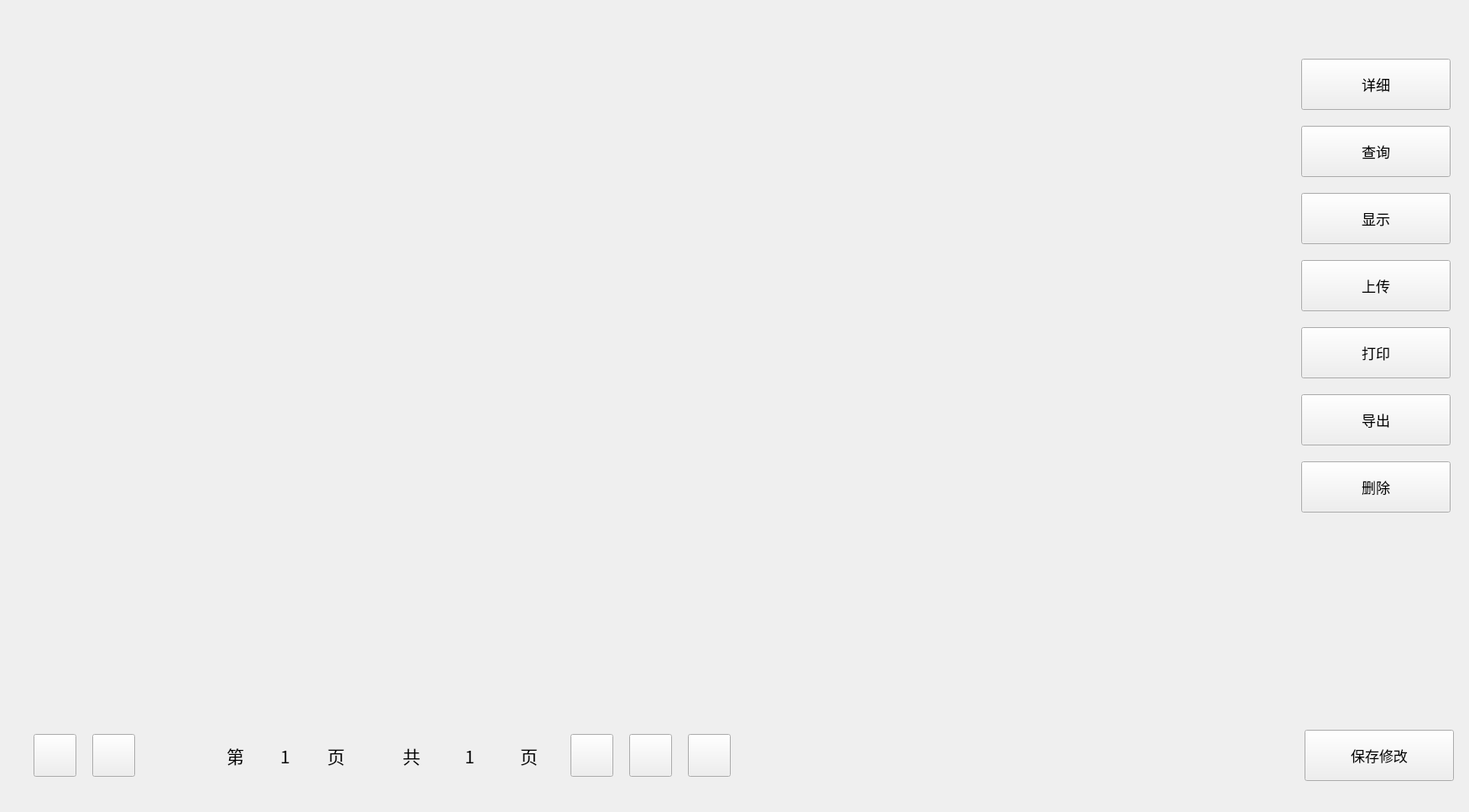
<?xml version="1.0" encoding="utf-8"?>
<ui version="4.0">
  <class>frmReportMaterial</class>
  <widget class="QWidget" name="frmReportMaterial">
    <property name="geometry">
      <rect>
        <x>0</x>
        <y>0</y>
        <width>1751</width>
        <height>968</height>
      </rect>
    </property>
    <property name="font">
      <font>
        <family>Noto Sans CJK SC</family>
        <pointsize>12</pointsize>
      </font>
    </property>
    <property name="windowTitle">
      <string>Form</string>
    </property>
    <widget class="QWidget" name="wgtReport" native="true">
      <property name="geometry">
        <rect>
          <x>19</x>
          <y>20</y>
          <width>1481</width>
          <height>921</height>
        </rect>
      </property>
      <layout class="QVBoxLayout" name="verticalLayout">
        <property name="spacing">
          <number>1</number>
        </property>
        <property name="leftMargin">
          <number>1</number>
        </property>
        <property name="topMargin">
          <number>1</number>
        </property>
        <property name="rightMargin">
          <number>1</number>
        </property>
        <property name="bottomMargin">
          <number>1</number>
        </property>
        <item>
          <layout class="QHBoxLayout" name="horizontalLayout_2">
            <property name="spacing">
              <number>0</number>
            </property>
            <property name="leftMargin">
              <number>5</number>
            </property>
            <property name="topMargin">
              <number>5</number>
            </property>
            <property name="rightMargin">
              <number>5</number>
            </property>
            <item>
              <widget class="QTableWidget" name="tableResultReportOne">
                <property name="maximumSize">
                  <size>
                    <width>504</width>
                    <height>16777215</height>
                  </size>
                </property>
                <property name="focusPolicy">
                  <enum>Qt::NoFocus</enum>
                </property>
                <property name="styleSheet">
                  <string notr="true">
QHeaderView{
	background-color: transparent;
}
QHeaderView::section {	
	color: #444444;
	font:bold 28px "Noto Sans CJK SC";
	text-align:left;
	height:40px;
	background-color: transparent;
	border:1px solid #DDDDDD;
	border-left:none;
	border-right:none;
	border-top:none;
}
QTableView::item:selected{
        background:#B7D7FF;    
}

QTableWidget{
gridline-color :#D6D6D6;
background-color: transparent;
alternate-background-color: #EEEEEE;
}
</string>
                </property>
                <property name="alternatingRowColors">
                  <bool>true</bool>
                </property>
                <property name="showGrid">
                  <bool>true</bool>
                </property>
                <property name="rowCount">
                  <number>0</number>
                </property>
                <property name="columnCount">
                  <number>0</number>
                </property>
                <attribute name="horizontalHeaderDefaultSectionSize">
                  <number>170</number>
                </attribute>
                <attribute name="horizontalHeaderStretchLastSection">
                  <bool>true</bool>
                </attribute>
                <attribute name="verticalHeaderVisible">
                  <bool>false</bool>
                </attribute>
              </widget>
            </item>
            <item>
              <widget class="QTableWidget" name="tablePatientInfo">
                <property name="minimumSize">
                  <size>
                    <width>0</width>
                    <height>0</height>
                  </size>
                </property>
                <property name="maximumSize">
                  <size>
                    <width>16777215</width>
                    <height>16777215</height>
                  </size>
                </property>
                <property name="styleSheet">
                  <string notr="true">
QHeaderView{
	background-color: transparent;
}
QHeaderView::section {	
	color: #444444;
	font:bold 28px "Noto Sans CJK SC";
	text-align:left;
	height:40px;
	background-color: transparent;
	border:1px solid #DDDDDD;
	border-left:none;
	border-right:none;
	border-top:none;
}
QTableView::item:selected{
        background:#B7D7FF;    
}

QTableWidget{
gridline-color :#D6D6D6;
background-color: transparent;
alternate-background-color: #EEEEEE;
}
</string>
                </property>
                <property name="alternatingRowColors">
                  <bool>true</bool>
                </property>
                <attribute name="verticalHeaderVisible">
                  <bool>false</bool>
                </attribute>
              </widget>
            </item>
            <item>
              <widget class="QTableWidget" name="tableResultReport">
                <property name="minimumSize">
                  <size>
                    <width>0</width>
                    <height>845</height>
                  </size>
                </property>
                <property name="focusPolicy">
                  <enum>Qt::NoFocus</enum>
                </property>
                <property name="styleSheet">
                  <string notr="true">
QHeaderView{
	background-color: transparent;
}
QHeaderView::section {	
	color: #444444;
	font:bold 28px "Noto Sans CJK SC";
	text-align:left;
	height:40px;
	background-color: transparent;
	border:1px solid #DDDDDD;
	border-left:none;
	border-right:none;
	border-top:none;
}
QTableView::item:selected{
        background:#B7D7FF;    
}

QTableWidget{
gridline-color :#D6D6D6;
background-color: transparent;
alternate-background-color: #EEEEEE;
}
</string>
                </property>
                <property name="alternatingRowColors">
                  <bool>true</bool>
                </property>
                <attribute name="verticalHeaderVisible">
                  <bool>false</bool>
                </attribute>
              </widget>
            </item>
          </layout>
        </item>
        <item>
          <layout class="QHBoxLayout" name="horizontalLayout">
            <property name="spacing">
              <number>0</number>
            </property>
            <item>
              <widget class="QWidget" name="widget" native="true">
                <property name="minimumSize">
                  <size>
                    <width>40</width>
                    <height>65</height>
                  </size>
                </property>
                <widget class="QPushButton" name="btnPrvRow">
                  <property name="geometry">
                    <rect>
                      <x>160</x>
                      <y>0</y>
                      <width>51</width>
                      <height>51</height>
                    </rect>
                  </property>
                  <property name="minimumSize">
                    <size>
                      <width>0</width>
                      <height>0</height>
                    </size>
                  </property>
                  <property name="font">
                    <font>
                      <family>Noto Sans CJK SC</family>
                      <pointsize>12</pointsize>
                    </font>
                  </property>
                  <property name="focusPolicy">
                    <enum>Qt::NoFocus</enum>
                  </property>
                  <property name="styleSheet">
                    <string notr="true">.QPushButton{
	border-image: url(:/image/uprow_normal.png);
}
.QPushButton:hover
{
    border-image: url(:/image/uprow_hover.png);
}
.QPushButton:pressed
{
	border-image: url(:/image/uprow_pressed.png);
}</string>
                  </property>
                  <property name="text">
                    <string></string>
                  </property>
                  <property name="iconSize">
                    <size>
                      <width>38</width>
                      <height>38</height>
                    </size>
                  </property>
                  <property name="flat">
                    <bool>true</bool>
                  </property>
                </widget>
                <widget class="QLabel" name="label_3">
                  <property name="geometry">
                    <rect>
                      <x>600</x>
                      <y>-4</y>
                      <width>31</width>
                      <height>60</height>
                    </rect>
                  </property>
                  <property name="minimumSize">
                    <size>
                      <width>0</width>
                      <height>38</height>
                    </size>
                  </property>
                  <property name="font">
                    <font>
                      <family>Noto Sans CJK SC</family>
                      <pointsize>16</pointsize>
                    </font>
                  </property>
                  <property name="text">
                    <string>页</string>
                  </property>
                </widget>
                <widget class="QLabel" name="lblTotalPage">
                  <property name="geometry">
                    <rect>
                      <x>500</x>
                      <y>-4</y>
                      <width>80</width>
                      <height>60</height>
                    </rect>
                  </property>
                  <property name="minimumSize">
                    <size>
                      <width>80</width>
                      <height>38</height>
                    </size>
                  </property>
                  <property name="maximumSize">
                    <size>
                      <width>100</width>
                      <height>16777215</height>
                    </size>
                  </property>
                  <property name="font">
                    <font>
                      <family>Noto Sans CJK SC</family>
                      <pointsize>16</pointsize>
                    </font>
                  </property>
                  <property name="text">
                    <string>1</string>
                  </property>
                  <property name="alignment">
                    <set>Qt::AlignCenter</set>
                  </property>
                </widget>
                <widget class="QLabel" name="label">
                  <property name="geometry">
                    <rect>
                      <x>440</x>
                      <y>-4</y>
                      <width>41</width>
                      <height>60</height>
                    </rect>
                  </property>
                  <property name="minimumSize">
                    <size>
                      <width>0</width>
                      <height>38</height>
                    </size>
                  </property>
                  <property name="font">
                    <font>
                      <family>Noto Sans CJK SC</family>
                      <pointsize>16</pointsize>
                    </font>
                  </property>
                  <property name="text">
                    <string>共</string>
                  </property>
                  <property name="alignment">
                    <set>Qt::AlignRight|Qt::AlignTrailing|Qt::AlignVCenter</set>
                  </property>
                </widget>
                <widget class="QPushButton" name="btnFirstPage">
                  <property name="geometry">
                    <rect>
                      <x>20</x>
                      <y>0</y>
                      <width>51</width>
                      <height>51</height>
                    </rect>
                  </property>
                  <property name="minimumSize">
                    <size>
                      <width>0</width>
                      <height>0</height>
                    </size>
                  </property>
                  <property name="font">
                    <font>
                      <family>Noto Sans CJK SC</family>
                      <pointsize>12</pointsize>
                    </font>
                  </property>
                  <property name="focusPolicy">
                    <enum>Qt::NoFocus</enum>
                  </property>
                  <property name="styleSheet">
                    <string notr="true">.QPushButton{
	border-image: url(:/image/toppage_normal.png);
}
.QPushButton:hover
{
    border-image: url(:/image/toppage_hover.png);
}
.QPushButton:pressed
{
	border-image: url(:/image/toppage_pressed.png);
}</string>
                  </property>
                  <property name="text">
                    <string></string>
                  </property>
                </widget>
                <widget class="QLabel" name="label_4">
                  <property name="geometry">
                    <rect>
                      <x>220</x>
                      <y>-4</y>
                      <width>51</width>
                      <height>60</height>
                    </rect>
                  </property>
                  <property name="minimumSize">
                    <size>
                      <width>0</width>
                      <height>38</height>
                    </size>
                  </property>
                  <property name="font">
                    <font>
                      <family>Noto Sans CJK SC</family>
                      <pointsize>16</pointsize>
                    </font>
                  </property>
                  <property name="text">
                    <string>第</string>
                  </property>
                  <property name="alignment">
                    <set>Qt::AlignRight|Qt::AlignTrailing|Qt::AlignVCenter</set>
                  </property>
                </widget>
                <widget class="QPushButton" name="btnNextPage">
                  <property name="geometry">
                    <rect>
                      <x>730</x>
                      <y>0</y>
                      <width>51</width>
                      <height>51</height>
                    </rect>
                  </property>
                  <property name="minimumSize">
                    <size>
                      <width>0</width>
                      <height>0</height>
                    </size>
                  </property>
                  <property name="font">
                    <font>
                      <family>Noto Sans CJK SC</family>
                      <pointsize>12</pointsize>
                    </font>
                  </property>
                  <property name="focusPolicy">
                    <enum>Qt::NoFocus</enum>
                  </property>
                  <property name="styleSheet">
                    <string notr="true">.QPushButton{
	border-image: url(:/image/downpage_normal.png);
}
.QPushButton:hover
{
    border-image: url(:/image/downpage_hover.png);
}
.QPushButton:pressed
{
	border-image: url(:/image/downpage_pressed.png);
}</string>
                  </property>
                  <property name="text">
                    <string></string>
                  </property>
                </widget>
                <widget class="QPushButton" name="btnLastPage">
                  <property name="geometry">
                    <rect>
                      <x>800</x>
                      <y>0</y>
                      <width>51</width>
                      <height>51</height>
                    </rect>
                  </property>
                  <property name="minimumSize">
                    <size>
                      <width>0</width>
                      <height>0</height>
                    </size>
                  </property>
                  <property name="font">
                    <font>
                      <family>Noto Sans CJK SC</family>
                      <pointsize>12</pointsize>
                    </font>
                  </property>
                  <property name="focusPolicy">
                    <enum>Qt::NoFocus</enum>
                  </property>
                  <property name="styleSheet">
                    <string notr="true">.QPushButton{
	border-image: url(:/image/bottompage_normal.png);
}
.QPushButton:hover
{
    border-image: url(:/image/bottompage_hover.png);
}
.QPushButton:pressed
{
	border-image: url(:/image/bottompage_pressed.png);
}</string>
                  </property>
                  <property name="text">
                    <string></string>
                  </property>
                </widget>
                <widget class="QPushButton" name="btnNextRow">
                  <property name="geometry">
                    <rect>
                      <x>660</x>
                      <y>0</y>
                      <width>51</width>
                      <height>51</height>
                    </rect>
                  </property>
                  <property name="minimumSize">
                    <size>
                      <width>0</width>
                      <height>0</height>
                    </size>
                  </property>
                  <property name="font">
                    <font>
                      <family>Noto Sans CJK SC</family>
                      <pointsize>12</pointsize>
                    </font>
                  </property>
                  <property name="focusPolicy">
                    <enum>Qt::NoFocus</enum>
                  </property>
                  <property name="styleSheet">
                    <string notr="true">.QPushButton{
	border-image: url(:/image/downrow_normal.png);
}
.QPushButton:hover
{
    border-image: url(:/image/downrow_hover.png);
}
.QPushButton:pressed
{
	border-image: url(:/image/downrow_pressed.png);
}</string>
                  </property>
                  <property name="text">
                    <string></string>
                  </property>
                </widget>
                <widget class="QPushButton" name="btnPrvPage">
                  <property name="geometry">
                    <rect>
                      <x>90</x>
                      <y>0</y>
                      <width>51</width>
                      <height>51</height>
                    </rect>
                  </property>
                  <property name="minimumSize">
                    <size>
                      <width>0</width>
                      <height>0</height>
                    </size>
                  </property>
                  <property name="font">
                    <font>
                      <family>Noto Sans CJK SC</family>
                      <pointsize>12</pointsize>
                    </font>
                  </property>
                  <property name="focusPolicy">
                    <enum>Qt::NoFocus</enum>
                  </property>
                  <property name="styleSheet">
                    <string notr="true">.QPushButton{
	border-image: url(:/image/uppage_normal.png);
}
.QPushButton:hover
{
    border-image: url(:/image/uppage_hover.png);
}
.QPushButton:pressed
{
	border-image: url(:/image/uppage_pressed.png);
}</string>
                  </property>
                  <property name="text">
                    <string></string>
                  </property>
                </widget>
                <widget class="QLabel" name="label_5">
                  <property name="geometry">
                    <rect>
                      <x>370</x>
                      <y>-4</y>
                      <width>41</width>
                      <height>60</height>
                    </rect>
                  </property>
                  <property name="minimumSize">
                    <size>
                      <width>0</width>
                      <height>38</height>
                    </size>
                  </property>
                  <property name="font">
                    <font>
                      <family>Noto Sans CJK SC</family>
                      <pointsize>16</pointsize>
                    </font>
                  </property>
                  <property name="text">
                    <string>页</string>
                  </property>
                </widget>
                <widget class="QLabel" name="ldtCurPage">
                  <property name="geometry">
                    <rect>
                      <x>280</x>
                      <y>-4</y>
                      <width>80</width>
                      <height>60</height>
                    </rect>
                  </property>
                  <property name="font">
                    <font>
                      <family>Noto Sans CJK SC</family>
                      <pointsize>16</pointsize>
                    </font>
                  </property>
                  <property name="text">
                    <string>1</string>
                  </property>
                  <property name="alignment">
                    <set>Qt::AlignCenter</set>
                  </property>
                </widget>
              </widget>
            </item>
          </layout>
        </item>
      </layout>
    </widget>
    <widget class="QWidget" name="reportFunMenu" native="true">
      <property name="geometry">
        <rect>
          <x>1525</x>
          <y>0</y>
          <width>226</width>
          <height>968</height>
        </rect>
      </property>
      <property name="focusPolicy">
        <enum>Qt::NoFocus</enum>
      </property>
      <widget class="QPushButton" name="btnDetail">
        <property name="geometry">
          <rect>
            <x>26</x>
            <y>70</y>
            <width>178</width>
            <height>61</height>
          </rect>
        </property>
        <property name="font">
          <font>
            <family>Noto Sans CJK SC</family>
            <pointsize>13</pointsize>
            <weight>50</weight>
            <bold>false</bold>
            <stylestrategy>PreferDefault</stylestrategy>
          </font>
        </property>
        <property name="focusPolicy">
          <enum>Qt::NoFocus</enum>
        </property>
        <property name="text">
          <string>详细</string>
        </property>
        <property name="iconSize">
          <size>
            <width>37</width>
            <height>32</height>
          </size>
        </property>
        <property name="checkable">
          <bool>false</bool>
        </property>
        <property name="checked">
          <bool>false</bool>
        </property>
        <property name="autoExclusive">
          <bool>false</bool>
        </property>
      </widget>
      <widget class="QPushButton" name="btnQuery">
        <property name="geometry">
          <rect>
            <x>26</x>
            <y>150</y>
            <width>178</width>
            <height>61</height>
          </rect>
        </property>
        <property name="font">
          <font>
            <family>Noto Sans CJK SC</family>
            <pointsize>13</pointsize>
            <weight>50</weight>
            <bold>false</bold>
            <stylestrategy>PreferDefault</stylestrategy>
          </font>
        </property>
        <property name="focusPolicy">
          <enum>Qt::NoFocus</enum>
        </property>
        <property name="text">
          <string>查询</string>
        </property>
        <property name="iconSize">
          <size>
            <width>37</width>
            <height>32</height>
          </size>
        </property>
        <property name="checkable">
          <bool>false</bool>
        </property>
        <property name="checked">
          <bool>false</bool>
        </property>
        <property name="autoExclusive">
          <bool>false</bool>
        </property>
      </widget>
      <widget class="QPushButton" name="btnDisplay">
        <property name="geometry">
          <rect>
            <x>26</x>
            <y>230</y>
            <width>178</width>
            <height>61</height>
          </rect>
        </property>
        <property name="font">
          <font>
            <family>Noto Sans CJK SC</family>
            <pointsize>13</pointsize>
            <weight>50</weight>
            <bold>false</bold>
            <stylestrategy>PreferDefault</stylestrategy>
          </font>
        </property>
        <property name="focusPolicy">
          <enum>Qt::NoFocus</enum>
        </property>
        <property name="text">
          <string>显示</string>
        </property>
        <property name="iconSize">
          <size>
            <width>37</width>
            <height>32</height>
          </size>
        </property>
        <property name="checkable">
          <bool>false</bool>
        </property>
        <property name="checked">
          <bool>false</bool>
        </property>
        <property name="autoExclusive">
          <bool>false</bool>
        </property>
      </widget>
      <widget class="QPushButton" name="btnUpdate">
        <property name="geometry">
          <rect>
            <x>26</x>
            <y>310</y>
            <width>178</width>
            <height>61</height>
          </rect>
        </property>
        <property name="font">
          <font>
            <family>Noto Sans CJK SC</family>
            <pointsize>13</pointsize>
            <weight>50</weight>
            <bold>false</bold>
            <stylestrategy>PreferDefault</stylestrategy>
          </font>
        </property>
        <property name="focusPolicy">
          <enum>Qt::NoFocus</enum>
        </property>
        <property name="text">
          <string>上传</string>
        </property>
        <property name="iconSize">
          <size>
            <width>37</width>
            <height>32</height>
          </size>
        </property>
        <property name="checkable">
          <bool>false</bool>
        </property>
        <property name="checked">
          <bool>false</bool>
        </property>
        <property name="autoExclusive">
          <bool>false</bool>
        </property>
      </widget>
      <widget class="QPushButton" name="btnPrinter">
        <property name="geometry">
          <rect>
            <x>26</x>
            <y>390</y>
            <width>178</width>
            <height>61</height>
          </rect>
        </property>
        <property name="font">
          <font>
            <family>Noto Sans CJK SC</family>
            <pointsize>13</pointsize>
            <weight>50</weight>
            <bold>false</bold>
            <stylestrategy>PreferDefault</stylestrategy>
          </font>
        </property>
        <property name="focusPolicy">
          <enum>Qt::NoFocus</enum>
        </property>
        <property name="text">
          <string>打印</string>
        </property>
        <property name="iconSize">
          <size>
            <width>37</width>
            <height>32</height>
          </size>
        </property>
        <property name="checkable">
          <bool>false</bool>
        </property>
        <property name="checked">
          <bool>false</bool>
        </property>
        <property name="autoExclusive">
          <bool>false</bool>
        </property>
      </widget>
      <widget class="QPushButton" name="btnExport">
        <property name="geometry">
          <rect>
            <x>26</x>
            <y>470</y>
            <width>178</width>
            <height>61</height>
          </rect>
        </property>
        <property name="font">
          <font>
            <family>Noto Sans CJK SC</family>
            <pointsize>13</pointsize>
            <weight>50</weight>
            <bold>false</bold>
            <stylestrategy>PreferDefault</stylestrategy>
          </font>
        </property>
        <property name="focusPolicy">
          <enum>Qt::NoFocus</enum>
        </property>
        <property name="text">
          <string>导出</string>
        </property>
        <property name="iconSize">
          <size>
            <width>37</width>
            <height>32</height>
          </size>
        </property>
        <property name="checkable">
          <bool>false</bool>
        </property>
        <property name="checked">
          <bool>false</bool>
        </property>
        <property name="autoExclusive">
          <bool>false</bool>
        </property>
      </widget>
      <widget class="QPushButton" name="btnDel">
        <property name="geometry">
          <rect>
            <x>26</x>
            <y>550</y>
            <width>178</width>
            <height>61</height>
          </rect>
        </property>
        <property name="font">
          <font>
            <family>Noto Sans CJK SC</family>
            <pointsize>13</pointsize>
            <weight>50</weight>
            <bold>false</bold>
            <stylestrategy>PreferDefault</stylestrategy>
          </font>
        </property>
        <property name="focusPolicy">
          <enum>Qt::NoFocus</enum>
        </property>
        <property name="text">
          <string>删除</string>
        </property>
        <property name="iconSize">
          <size>
            <width>37</width>
            <height>32</height>
          </size>
        </property>
        <property name="checkable">
          <bool>false</bool>
        </property>
        <property name="checked">
          <bool>false</bool>
        </property>
        <property name="autoExclusive">
          <bool>false</bool>
        </property>
      </widget>
      <widget class="QPushButton" name="btn_save_modify">
        <property name="geometry">
          <rect>
            <x>30</x>
            <y>870</y>
            <width>178</width>
            <height>61</height>
          </rect>
        </property>
        <property name="font">
          <font>
            <family>Noto Sans CJK SC</family>
            <pointsize>13</pointsize>
            <weight>50</weight>
            <bold>false</bold>
            <stylestrategy>PreferDefault</stylestrategy>
          </font>
        </property>
        <property name="focusPolicy">
          <enum>Qt::NoFocus</enum>
        </property>
        <property name="text">
          <string>保存修改</string>
        </property>
        <property name="iconSize">
          <size>
            <width>37</width>
            <height>32</height>
          </size>
        </property>
        <property name="checkable">
          <bool>false</bool>
        </property>
        <property name="checked">
          <bool>false</bool>
        </property>
        <property name="autoExclusive">
          <bool>false</bool>
        </property>
      </widget>
    </widget>
    <zorder>reportFunMenu</zorder>
    <zorder>wgtReport</zorder>
  </widget>
</ui>
